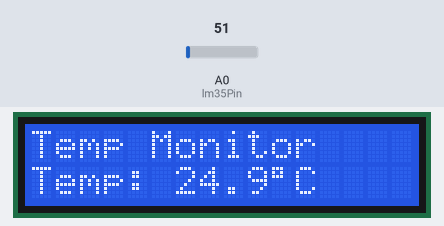
Bench run of a sketch on a simulated Arduino Uno, built with avr-gcc and run on an emulated ATmega328P. Parts: 16×2 character LCD. Inputs (shaded band) come from the test bench; at power-on: A0 (lm35Pin) = 51. What the sketch prints to the serial monitor is not drawn.

Above: at 1.2 s.
1.3 s: A0 (lm35Pin) set to 61
At 2.6 s:
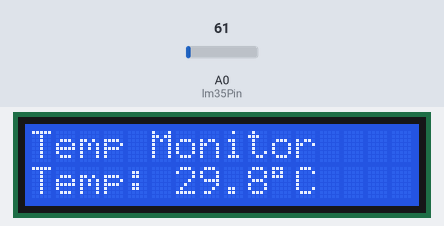
3.6 s: A0 (lm35Pin) set to 71
At 5.3 s:
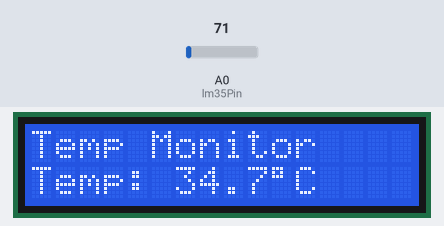
5.6 s: A0 (lm35Pin) set to 86
At 7.0 s:
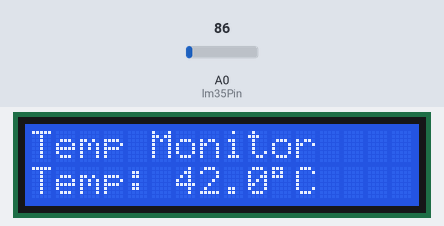
Timing chart, 0 to 8.6 s (numbered marks = the images above; inputs shaded):
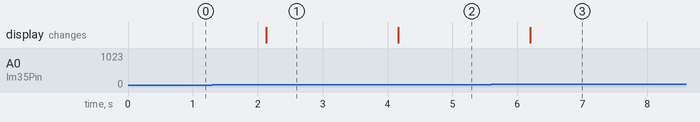

The sketch:

lm35_temperature_sensor_lcd.ino
```cpp
#include <Wire.h>
#include <LiquidCrystal_I2C.h>

const int lm35Pin = A0; // LM35 output connected to A0

// Set the LCD address to 0x27 or 0x3F depending on your module, and size to 16x2
LiquidCrystal_I2C lcd(0x27, 16, 2); // Change 0x27 to your actual LCD I2C address if needed

void setup() {
  Serial.begin(9600);        // Start serial communication
  lcd.begin();                // Initialize the LCD
  lcd.backlight();           // Turn on the LCD backlight
  lcd.setCursor(0, 0);
  lcd.print("Temp Monitor");
}

void loop() {
  int analogValue = analogRead(lm35Pin); // Read analog value (0-1023)

  // Convert to voltage (assuming 5V reference)
  float voltage = analogValue * (5.0 / 1023.0);

  // LM35 gives 10mV per degree Celsius
  float temperatureC = voltage * 100.0;

  // Serial output
  Serial.print("Temperature: ");
  Serial.print(temperatureC);
  Serial.println(" °C");

  // LCD output
  lcd.setCursor(0, 1);
  lcd.print("Temp: ");
  lcd.print(temperatureC, 1); // Show one decimal place
  lcd.print((char)223); // Print degree symbol
  lcd.print("C     ");  // Extra spaces to clear old data

  delay(1000); // Wait 1 second
}
```

Measured:
- after the input at 1.3 s, the display: changes after 0.83 s (image 1)
- after the input at 3.6 s, the display: changes after 0.56 s (image 2)
- after the input at 5.6 s, the display: changes after 0.60 s (image 3)
